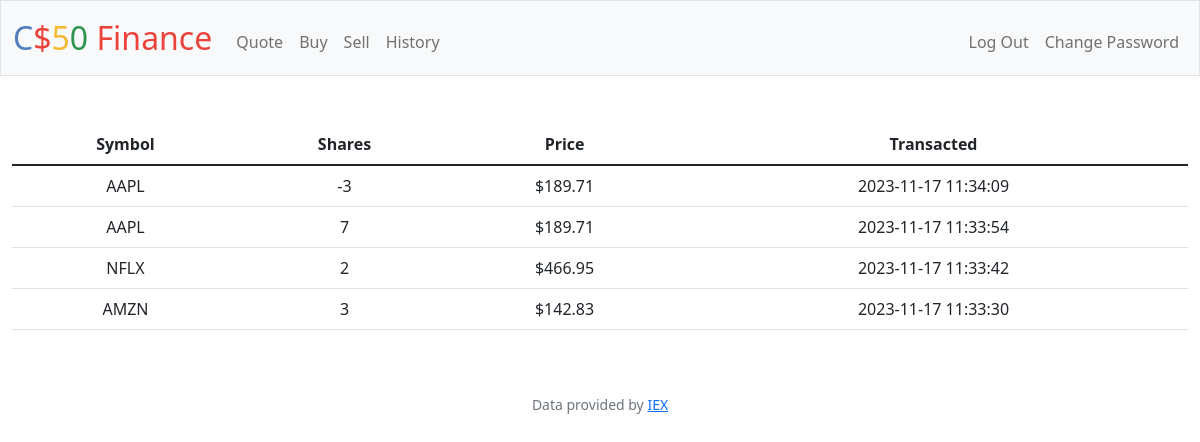
The app's page /history (signed in) with its own data.
### tables this page shows
CREATE TABLE purchases (id INTEGER PRIMARY KEY, user_id INTEGER, symbol TEXT, quantity INTEGER, price REAL, transacted DATETIME DEFAULT CURRENT_TIMESTAMP, FOREIGN KEY(user_id) REFERENCES users(id));

### app.py (the view)
@app.route("/history")
@login_required
def history():
    purchases = db.execute(
        "SELECT symbol, quantity, price, transacted FROM purchases WHERE user_id = ? ORDER BY transacted DESC",
        session["user_id"],
    )
    return render_template("/history.html", purchases=purchases)

### app.py (called while the page is built)
@app.after_request
def after_request(response):
    response.headers["Cache-Control"] = "no-cache, no-store, must-revalidate"
    response.headers["Expires"] = 0
    response.headers["Pragma"] = "no-cache"
    return response

### helpers.py (called while the page is built)
def login_required(f):
    @wraps(f)
    def decorated_function(*args, **kwargs):
        if session.get("user_id") is None:
            return redirect("/login")
        return f(*args, **kwargs)
    return decorated_function

def usd(value):
    return f"${value:,.2f}"

### templates/history.html (shortened to what this page needs)
{% extends "layout.html" %}
{% block main %}
    <table class="table table-striper">
        <thead>
            <tr>
                <th>Symbol</th>
                <th>Shares</th>
                <th>Price</th>
                <th>Transacted</th>
            </tr>
        </thead>
        <tbody>
            {% for purchase in purchases %}
                <tr>
                    <td>{{purchase.symbol}}</td>
                    <td>{{purchase.quantity}}</td>
                    <td>{{purchase.price | usd }}</td>
                    <td>{{purchase.transacted}}</td>
                </tr>
            {% endfor %}
        </tbody>
    </table>
{% endblock %}

### templates/layout.html (shortened to what this page needs)
<!DOCTYPE html>
<html lang="en">
    <head>
        <link href="https://cdn.jsdelivr.net/npm/bootstrap@5.1.3/dist/css/bootstrap.min.css" rel="stylesheet">
        <link href="/static/styles.css" rel="stylesheet">
    </head>
    <body>
        <nav class="bg-light border navbar navbar-expand-md navbar-light">
            <div class="container-fluid">
                <a class="navbar-brand" href="/"><span class="blue">C</span><span class="red">$</span><span class="yellow">5</span><span class="green">0</span> <span class="red">Finance</span></a>
                <div class="collapse navbar-collapse" id="navbar">
                    {% if session["user_id"] %}
                        <ul class="navbar-nav me-auto mt-2">
                            <li class="nav-item"><a class="nav-link" href="/quote">Quote</a></li>
                            <li class="nav-item"><a class="nav-link" href="/buy">Buy</a></li>
                            <li class="nav-item"><a class="nav-link" href="/sell">Sell</a></li>
                            <li class="nav-item"><a class="nav-link" href="/history">History</a></li>
                        </ul>
                        <ul class="navbar-nav ms-auto mt-2">
                            <li class="nav-item"><a class="nav-link" href="/logout">Log Out</a></li>
                            <li class="nav-item"><a class="nav-link" href="/change_password">Change Password</a></li>
                        </ul>
                    {% else %}
                        <ul class="navbar-nav ms-auto mt-2">
                            <li class="nav-item"><a class="nav-link" href="/register">Register</a></li>
                            <li class="nav-item"><a class="nav-link" href="/login">Log In</a></li>
                        </ul>
                    {% endif %}
                </div>
            </div>
        </nav>
        <main class="container-fluid py-5 text-center">
            {% block main %}{% endblock %}
        </main>
        <footer class="mb-5 small text-center text-muted">
            Data provided by <a href="https://iexcloud.io/">IEX</a>
        </footer>
    </body>
</html>

### static/styles.css (style rules this page uses)
nav .navbar-brand { font-size: xx-large; }
nav .navbar-brand .blue { color: #537fbe; }
nav .navbar-brand .red { color: #ea433b; }
nav .navbar-brand .yellow { color: #f5b82e; }
nav .navbar-brand .green { color: #2e944b; }

### records on screen
purchases: symbol "AAPL", quantity "-3", price "$189.71", transacted "2023-11-17 11:34:09"
purchases: symbol "AAPL", quantity "7", price "$189.71", transacted "2023-11-17 11:33:54"
purchases: symbol "NFLX", quantity "2", price "$466.95", transacted "2023-11-17 11:33:42"
purchases: symbol "AMZN", quantity "3", price "$142.83", transacted "2023-11-17 11:33:30"
